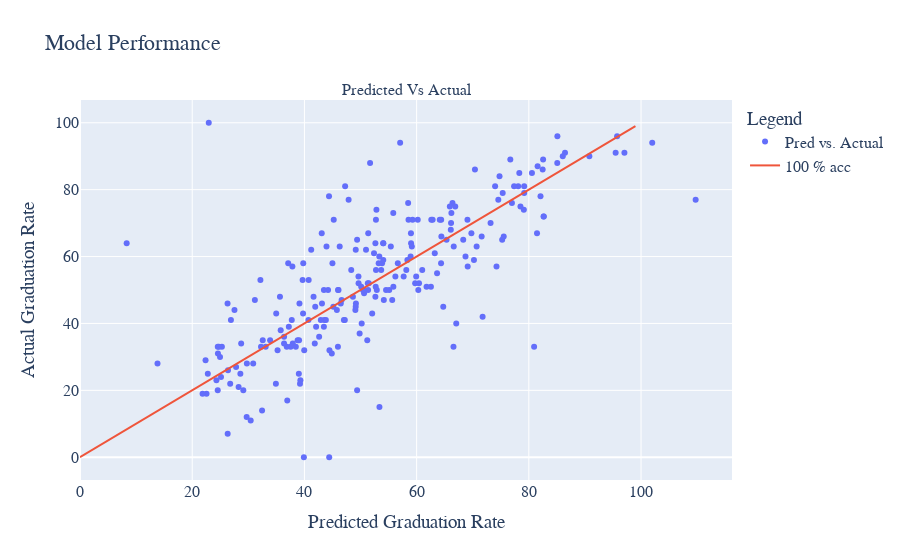

Source (notebook cell):
### Code cell
fig = make_subplots(rows=1, cols=1, subplot_titles=["Predicted Vs Actual"])

fig.add_trace(
    go.Scatter(x=logger.y_pred, y=logger.y_test, mode='markers', name='Pred vs. Actual'),
    1, 1)

fig.add_trace(
    go.Scatter(x=np.arange(0,100,1), y=np.arange(0,100,1), mode='lines', name='100 % acc')
)

fig.update_layout(
    title="Model Performance",
    xaxis_title="Predicted Graduation Rate",
    yaxis_title="Actual Graduation Rate",
    legend_title="Legend",
    font=dict(
        family="Courier New, monospace",
        size=16,
    )
)

fig.show()

### Figure 1 — Plotly figure (JSON) as saved in the notebook; plotly's stock layout.template omitted (floating-point values rounded to 4 significant figures; data arrays with more than 128 entries replaced by an {"elided": "..."} marker saying what was removed)
{"data": [{"mode": "markers", "name": "Pred vs. Actual", "type": "scatter", "x": {"elided": "232 float values"}, "xaxis": "x", "y": {"elided": "232 int values"}, "yaxis": "y"}, {"mode": "lines", "name": "100 % acc", "type": "scatter", "x": [0, 1, 2, 3, 4, 5, 6, 7, 8, 9, 10, 11, 12, 13, 14, 15, 16, 17, 18, 19, 20, 21, 22, 23, 24, 25, 26, 27, 28, 29, 30, 31, 32, 33, 34, 35, 36, 37, 38, 39, 40, 41, 42, 43, 44, 45, 46, 47, 48, 49, 50, 51, 52, 53, 54, 55, 56, 57, 58, 59, 60, 61, 62, 63, 64, 65, 66, 67, 68, 69, 70, 71, 72, 73, 74, 75, 76, 77, 78, 79, 80, 81, 82, 83, 84, 85, 86, 87, 88, 89, 90, 91, 92, 93, 94, 95, 96, 97, 98, 99], "y": [0, 1, 2, 3, 4, 5, 6, 7, 8, 9, 10, 11, 12, 13, 14, 15, 16, 17, 18, 19, 20, 21, 22, 23, 24, 25, 26, 27, 28, 29, 30, 31, 32, 33, 34, 35, 36, 37, 38, 39, 40, 41, 42, 43, 44, 45, 46, 47, 48, 49, 50, 51, 52, 53, 54, 55, 56, 57, 58, 59, 60, 61, 62, 63, 64, 65, 66, 67, 68, 69, 70, 71, 72, 73, 74, 75, 76, 77, 78, 79, 80, 81, 82, 83, 84, 85, 86, 87, 88, 89, 90, 91, 92, 93, 94, 95, 96, 97, 98, 99]}], "layout": {"annotations": [{"font": {"size": 16}, "showarrow": false, "text": "Predicted Vs Actual", "x": 0.5, "xanchor": "center", "xref": "paper", "y": 1, "yanchor": "bottom", "yref": "paper"}], "font": {"family": "Courier New, monospace", "size": 16}, "legend": {"title": {"text": "Legend"}}, "title": {"text": "Model Performance"}, "xaxis": {"anchor": "y", "domain": [0, 1], "title": {"text": "Predicted Graduation Rate"}}, "yaxis": {"anchor": "x", "domain": [0, 1], "title": {"text": "Actual Graduation Rate"}}}}
